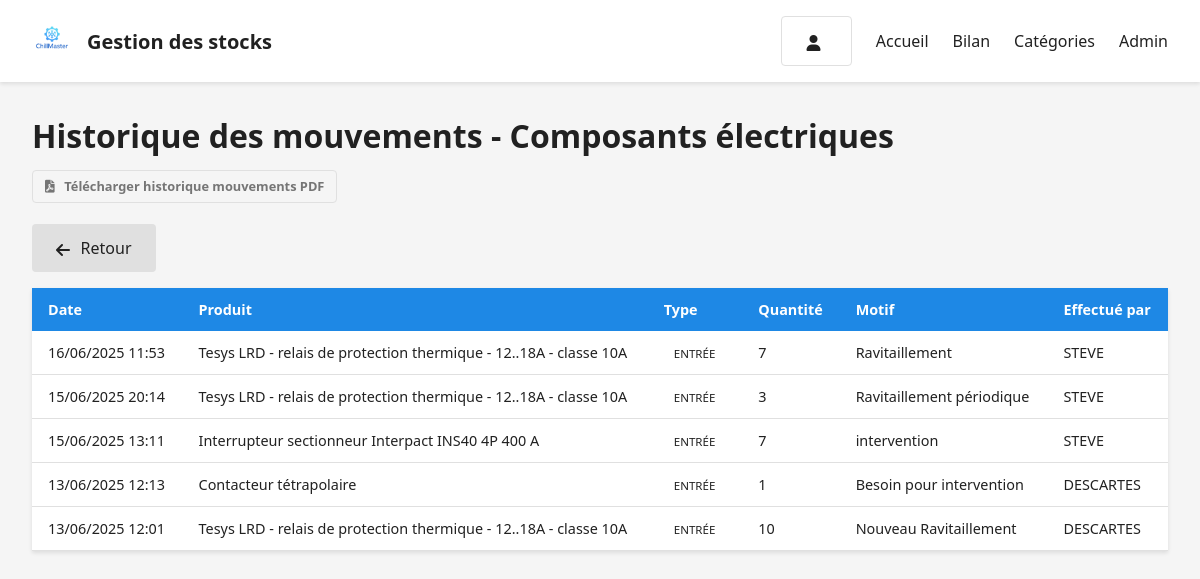
Screenshot of /stock/categorie/1/mouvements/ with the database file from the repository.
### stockapp/models.py (models this page shows, shortened)
class Categorie(models.Model):
    nom = models.CharField(max_length=100)
    description = models.TextField(blank=True)
    icone = models.CharField(max_length=50, default='fa-box')  # Pour les icônes FontAwesome
    '''def save(self, *args, **kwargs):
        # S'assure que les catégories existent lors du premier accès
        if not Categorie.objects.exists():
            Categorie.creer_categories_par_defaut()
        super().save(*args, **kwargs)'''

class MouvementStock(models.Model):
    ENTREE = 'entree'
    SORTIE = 'sortie'
    TYPE_CHOICES = [
        (ENTREE, 'Entrée'),
        (SORTIE, 'Sortie'),
    ]
    produit = models.ForeignKey(Produit, on_delete=models.CASCADE)
    type = models.CharField(max_length=10, choices=TYPE_CHOICES)
    quantite = models.PositiveIntegerField()
    motif = models.CharField(max_length=255)
    date = models.DateTimeField(auto_now_add=True)
    effectue_par = models.CharField(max_length=100)

class Produit(models.Model):
    date_maj = models.DateTimeField(auto_now=True)  # Date de dernière modification
    code = models.CharField(max_length=20, unique=True, null=True, blank=True)
    famille = models.CharField(max_length=50)
    designation = models.CharField(max_length=200)
    fournisseur = models.CharField(max_length=100)
    '''prix_unitaire = models.DecimalField(
        max_digits=12,  # Augmentez à 12 pour accommoder les valeurs en XAF
        decimal_places=0,  # 0 décimales pour le XAF
        verbose_name="PU (XAF)"
    )'''
    caracteristiques = models.TextField(
        blank=True,
        null=True,
        verbose_name="Caractéristiques techniques"
    )
    quantite = models.IntegerField(verbose_name="Qté en stock")
    stock_alerte = models.IntegerField()
    categorie = models.ForeignKey(Categorie, on_delete=models.CASCADE)
    date_creation = models.DateTimeField(auto_now_add=True)
    image = models.ImageField(
        upload_to='produits/',
        blank=True,
        null=True,
        verbose_name="Image du produit"
    )
    class Meta:
        ordering = ['-date_maj']  # Tri par défaut par date descendante

### stockapp/views.py (the view)
# urls.py: path('categorie/<int:categorie_id>/mouvements/', views.historique_mouvements, name='historique_mouvements'),
def historique_mouvements(request, categorie_id):
    categorie = get_object_or_404(Categorie, pk=categorie_id)
    mouvements = MouvementStock.objects.filter(produit__categorie=categorie).order_by('-date')
    return render(request, 'stockapp/historique_mouvements.html', {
        'categorie': categorie,
        'mouvements': mouvements
    })

### stockapp/templates/stockapp/historique_mouvements.html (shortened to what this page needs)
{% extends 'stockapp/base.html' %}
{% block content %}
<div class="container">
    <h1>Historique des mouvements - {{ categorie.nom }}
        <a href="{% url 'stockapp:historique_mouvements_pdf' categorie.id %}"
        class="btn btn-outline-secondary btn-sm"
        target="_blank">
            <i class="fas fa-file-pdf"></i> Télécharger historique mouvements PDF
        </a>
    </h1>
    <a href="{% url 'stockapp:produits_categorie' categorie.id %}" class="btn btn-secondary mb-3">
        <i class="fas fa-arrow-left"></i> Retour
    </a>
    <table class="product-table">
        <thead>
            <tr>
                <th>Date</th>
                <th>Produit</th>
                <th>Type</th>
                <th>Quantité</th>
                <th>Motif</th>
                <th>Effectué par</th>
            </tr>
        </thead>
        <tbody>
            {% for mouvement in mouvements %}
            <tr>
                <td>{{ mouvement.date|date:"d/m/Y H:i" }}</td>
                <td>{{ mouvement.produit.designation }}</td>
                <td>
                    <span class="status-badge {{ mouvement.type }}">
                        {{ mouvement.get_type_display }}
                    </span>
                </td>
                <td>{{ mouvement.quantite }}</td>
                <td>{{ mouvement.motif }}</td>
                <td>{{ mouvement.effectue_par }}</td>
            </tr>
            {% empty %}
            <tr>
                <td colspan="6" class="text-center">Aucun mouvement enregistré.</td>
            </tr>
            {% endfor %}
        </tbody>
    </table>
</div>
{% endblock %}

### stockapp/static/stockapp/css/style.css (style rules this page uses)
:root { --primary-color: #1e88e5; --primary-dark: #1565c0; --primary-light: #64b5f6; --white: #ffffff; --light-gray: #f5f5f5; --medium-gray: #e0e0e0; --dark-gray: #757575; --black: #212121; --danger: #e53935; --warning: #ffb300; --success: #43a047; }
body { font-family: 'Segoe UI', Tahoma, Geneva, Verdana, sans-serif; margin: 0; padding: 0; background-color: var(--light-gray); color: var(--black); }
.container { max-width: 1200px; margin: 2rem auto; padding: 0 2rem; }
.btn { padding: 0.75rem 1.5rem; font-size: 1rem; line-height: 1.5; border-radius: 4px; border: none; cursor: pointer; text-decoration: none; display: inline-block; background-color: var(--primary-color); color: white; transition: background-color 0.3s ease; }
.btn-outline-secondary { background-color: transparent; color: var(--dark-gray); border: 1px solid var(--medium-gray); }
.btn-sm { padding: 0.35rem 0.75rem; font-size: 0.8rem; }
.btn i { margin-right: 0.4rem; vertical-align: middle; }
.btn-secondary { background-color: var(--medium-gray); color: var(--black); transition: background-color 0.3s ease; }
.product-table { width: 100%; border-collapse: collapse; margin: 1rem 0; font-size: 0.9em; box-shadow: 0 2px 4px rgba(0,0,0,0.1); background-color: var(--white); }
.product-table th { background-color: var(--primary-color); color: white; padding: 0.75rem 1rem; text-align: left; }
.product-table td { padding: 0.75rem 1rem; border-bottom: 1px solid var(--medium-gray); }
.product-table td:nth-child(3) { max-width: 200px; white-space: nowrap; overflow: hidden; text-overflow: ellipsis; }
.status-badge { padding: 5px 10px; border-radius: 4px; font-size: 0.8em; font-weight: 500; text-transform: uppercase; }

### rows the page displays
Categorie: nom "Composants électriques"
MouvementStock: date "16/06/2025 11:53", produit.designation "Tesys LRD - relais de protection thermique - 12..18A - classe 10A", type "ENTRÉE", quantite "7", motif "Ravitaillement", effectue_par "STEVE"
MouvementStock: date "15/06/2025 20:14", produit.designation "Tesys LRD - relais de protection thermique - 12..18A - classe 10A", type "ENTRÉE", quantite "3", motif "Ravitaillement périodique", effectue_par "STEVE"
MouvementStock: date "15/06/2025 13:11", produit.designation "Interrupteur sectionneur Interpact INS40 4P 400 A", type "ENTRÉE", quantite "7", motif "intervention", effectue_par "STEVE"
MouvementStock: date "13/06/2025 12:13", produit.designation "Contacteur tétrapolaire", type "ENTRÉE", quantite "1", motif "Besoin pour intervention", effectue_par "DESCARTES"
MouvementStock: date "13/06/2025 12:01", produit.designation "Tesys LRD - relais de protection thermique - 12..18A - classe 10A", type "ENTRÉE", quantite "10", motif "Nouveau Ravitaillement", effectue_par "DESCARTES"
